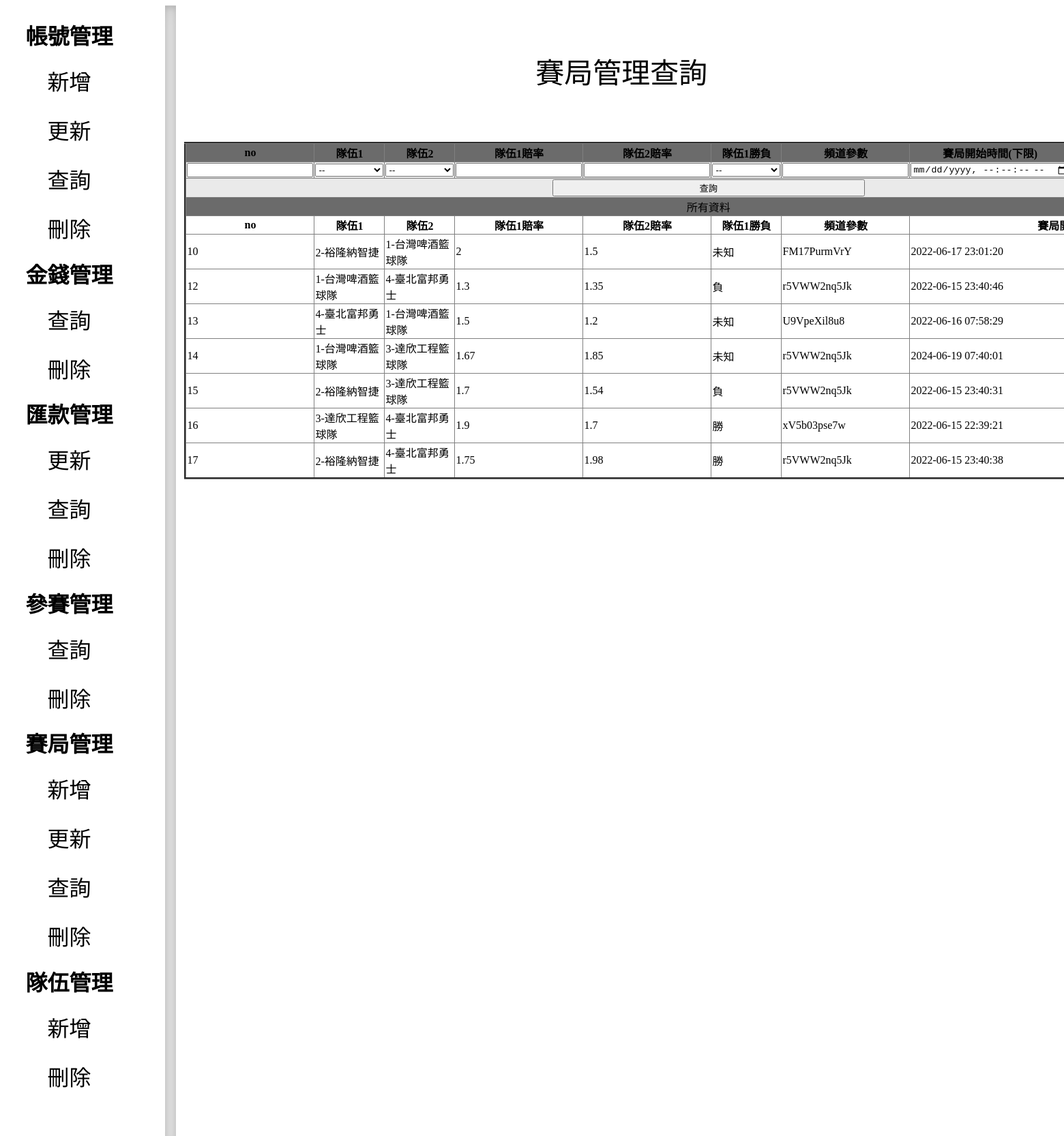
The app's page /BetCoin/backstage/game/gameSearch.php with its own data.
### tables this page shows
CREATE TABLE `game` (
  `no` int(11) NOT NULL,
  `t1No` int(11) NOT NULL,
  `t2No` int(11) NOT NULL,
  `team1Odds` double NOT NULL,
  `team2Odds` double NOT NULL,
  `outcome` varchar(50) NOT NULL,
  `channelParameter` varchar(50) NOT NULL,
  `gameStartTime` datetime NOT NULL DEFAULT current_timestamp() ON UPDATE current_timestamp()
);

CREATE TABLE `team` (
  `no` int(11) NOT NULL,
  `teamName` varchar(50) NOT NULL,
  `icon` varchar(50) NOT NULL
);

### BetCoin/backstage/game/gameSearch.php (the view, shortened to what this page needs)
<?php
    require("../LinkToSQL.php");
?>
<html>
        <link href="../css/backStage.css?version=1" rel="stylesheet" type="text/css">
    <body>
        <div class="navbar">
        <div class="bar"></div>
        <div class="titleText"><h1>帳號管理</h1></div>
                <center>
                    <div class="shape-ex4"><p><a class="link" href="../user/userInsert.php">新增</a></p></div>
                    <div class="shape-ex4"><p><a class="link" href="../user/userUpdate.php">更新</a></p></div>
                    <div class="shape-ex4"><p><a class="link" href="../user/userSearch.php">查詢</a></p></div>
                    <div class="shape-ex4"><p><a class="link" href="../user/userDelete.php">刪除</a></p></div>
                </center>
            <div class="titleText"><h1>金錢管理</h1></div>
                <center>
                    <div class="shape-ex4"><p><a class="link" href="../money/moneySearch.php">查詢</a></p></div>
                    <div class="shape-ex4"><p><a class="link" href="../money/moneyDelete.php">刪除</a></p></div>
                </center>
            <div class="titleText"><h1>匯款管理</h1></div>
                <center>
                    <div class="shape-ex4"><p><a class="link" href="../moneyTransfer/moneyTransferUpdate.php">更新</a></p></div>
                    <div class="shape-ex4"><p><a class="link" href="../moneyTransfer/moneyTransferSearch.php">查詢</a></p></div>
                    <div class="shape-ex4"><p><a class="link" href="../moneyTransfer/moneyTransferDelete.php">刪除</a></p></div>
                </center>
            <div class="titleText"><h1>參賽管理</h1></div>
                <center>
                    <div class="shape-ex4"><p><a class="link" href="../userGame/userGameSearch.php">查詢</a></p></div>
                    <div class="shape-ex4"><p><a class="link" href="../userGame/userGameDelete.php">刪除</a></p></div>
                </center>
            <div class="titleText"><h1>賽局管理</h1></div>
                <center>
                    <div class="shape-ex4"><p><a class="link" href="gameInsert.php">新增</a></p></div>
                    <div class="shape-ex4"><p><a class="link" href="gameUpdate.php">更新</a></p></div>
                    <div class="shape-ex4"><p><a class="link" href="gameSearch.php">查詢</a></p></div>
                    <div class="shape-ex4"><p><a class="link" href="gameDelete.php">刪除</a></p></div>
                </center>
            <div class="titleText"><h1>隊伍管理</h1></div>
                <center>
                    <div class="shape-ex4"><p><a class="link" href="../team/teamInsert.php">新增</a></p></div>
                    <div class="shape-ex4"><p><a class="link" href="../team/teamDelete.php">刪除</a></p></div>
                </center>
        </div>
        <div class="content" style="font-size:42px; width:83%;">
        <center>
        賽局管理查詢</br>
            <?php
            if(isset($_POST["search"])){
                if($_POST["no"]==null){
                    $no="WHERE no like '%'";
                }else{
                    $no="WHERE no=".$_POST["no"]."";
                }
                $t1No=sqlFormat($_POST["t1No"],"t1No","num");
                $t2No=sqlFormat($_POST["t2No"],"t2No","num");
                $team1Odds=sqlFormat($_POST["team1Odds"],"team1Odds","num");
                $team2Odds=sqlFormat($_POST["team2Odds"],"team2Odds","num");
                $outcome=sqlFormat($_POST["outcome"],"outcome","String");
                $channelParameter=sqlFormat($_POST["channelParameter"],"channelParameter","String");
                $gameStartTime=sqlFormatDatetime($_POST["gameStartTimeLowerLimit"],$_POST["gameStartTimeUpperLimit"],"gameStartTime");
                $SQLSearch="SELECT * FROM game $no $t1No $t2No $team1Odds $team2Odds $outcome $channelParameter $gameStartTime";
                $searchResult=mysqli_query($LinkToSQL,$SQLSearch);
                if($searchResult){
                    echo "<table border='3px' style='border-collapse:collapse; width:90%;'>";
                    ?>
                    <tr class="tableTitle" style="background-color:#6B6B6B;">
                        <th>no</th><th>隊伍1</th><th>隊伍2</th><th>隊伍1賠率</th><th>隊伍2賠率</th><th>隊伍1勝負</th><th>頻道參數</th><th>賽局開始時間(下限)</th><th>賽局開始時間(上限)</th>
                    </tr>
                    </tr>
                    <form action="gameSearch.php" method="post" enctype="multipart/form-data">
                    <tr style="background-color:#EAEAEA;">
                        <td><input type="text" name="no" ></td>
                        <td style="min-width:100px;">
                            <select id="t1No" name="t1No" style="width:100%;">
                                <option value="">--</option>
                                <?php
                                    $SQL="SELECT * FROM team";
                                    $result=mysqli_query($LinkToSQL,$SQL);
                                    while($row=mysqli_fetch_assoc($result)){
                                        echo "<option value='".$row["no"]."'>".$row["no"]."-".$row["teamName"]."</option>";
                                    }
                                ?>
                            </select>
                        </td>
                        <td style="min-width:100px;">
                            <select id="t2No" name="t2No" style="width:100%;">
                                <option value="">--</option>
                                <?php
                                    $SQL="SELECT * FROM team";
                                    $result=mysqli_query($LinkToSQL,$SQL);
                                    while($row=mysqli_fetch_assoc($result)){
                                        echo "<option value='".$row["no"]."'>".$row["no"]."-".$row["teamName"]."</option>";
                                    }
                                ?>
                            </select>
                        </td>
                        <td><input type="text" name="team1Odds" ></td>
                        <td><input type="text" name="team2Odds" ></td>
                        <td style="min-width:100px;">
                            <select id="outcome" name="outcome" style="width:100%;">
                                <option value="">--</option>
                                <option value="未知">未知</option>
                                <option value="勝">勝</option>
                                <option value="負">負</option>
                            </select>
                        </td>
                        <td><input type="text" name="channelParameter"></td>
                        <td><input type="datetime-local" step="1" name="gameStartTimeLowerLimit"></td>
                        <td><input type="datetime-local" step="1" name="gameStartTimeUpperLimit"></td>
                    </tr>
                    <tr>
                        <td colspan="9" style="text-align:center; background-color:#EAEAEA;"><input type="submit" name="search" value="查詢" style="width:30%;"></td>
                    </tr>
                    </form>
                    <tr>
                        <td colspan="9" style="text-align:center; background-color:#6B6B6B;">所有資料</td>
                    </tr>
                    <tr>
                       <th>no</th><th>隊伍1</th><th>隊伍2</th><th>隊伍1賠率</th><th>隊伍2賠率</th><th>隊伍1勝負</th><th>頻道參數</th><th colspan="2">賽局開始時間</th>
                    </tr>
                    <?php
                    while($row=mysqli_fetch_assoc($searchResult)){
                        $SQLTeam1="SELECT * FROM team WHERE no=".$row["t1No"];
                        $resultTeam1=mysqli_query($LinkToSQL,$SQLTeam1);
                        $team1Name=mysqli_fetch_assoc($resultTeam1);
                        $SQLTeam2="SELECT * FROM team WHERE no=".$row["t2No"];
                        $resultTeam2=mysqli_query($LinkToSQL,$SQLTeam2);
                        $team2Name=mysqli_fetch_assoc($resultTeam2);
                        echo "<tr>";
                        echo "<td>".$row["no"]."</td><td>".$row["t1No"]."-".$team1Name["teamName"]."</td><td>".$row["t2No"]."-".$team2Name["teamName"]."</td><td>".$row["team1Odds"]."</td><td>".$row["team2Odds"]."</td><td>".$row["outcome"]."</td><td>".$row["channelParameter"]."</td><td colspan='2'>".$row["gameStartTime"]."</td>";
                        echo "</tr>";
                    }
                    echo "</table>";
                }
            }else{
                ?>
                <form action="gameSearch.php" method="post" enctype="multipart/form-data">
                <table border="3px" style="border-collapse:collapse;">
                    <tr class="tableTitle" style="background-color:#6B6B6B;">
                        <th>no</th><th>隊伍1</th><th>隊伍2</th><th>隊伍1賠率</th><th>隊伍2賠率</th><th>隊伍1勝負</th><th>頻道參數</th><th>賽局開始時間(下限)</th><th>賽局開始時間(上限)</th>
                    </tr>
                    <tr style="background-color:#EAEAEA;">
                        <td><input type="text" name="no" ></td>
                        <td style="min-width:100px;">
                            <select id="t1No" name="t1No" style="width:100%;">
                                <option value="">--</option>
                            </select>
                        </td>
                        <td style="min-width:100px;">
                            <select id="t2No" name="t2No" style="width:100%;">
                                <option value="">--</option>
                            </select>
                        </td>
                        <td><input type="text" name="team1Odds" ></td>
                        <td><input type="text" name="team2Odds" ></td>
                        <td style="min-width:100px;">
                            <select id="outcome" name="outcome" style="width:100%;">
                                <option value="">--</option>
                            </select>
                        </td>
                        <td><input type="text" name="channelParameter"></td>
                        <td><input type="datetime-local" step="1" name="gameStartTimeLowerLimit"></td>
                    </tr>
                    <tr>
                        <td colspan="9" style="text-align:center; background-color:#EAEAEA;"><input type="submit" name="search" value="查詢" style="width:30%;"></td>
                    </tr>
                    <tr>
                        <td colspan="9" style="text-align:center; background-color:#6B6B6B;">所有資料</td>
                    </tr>
                    <tr>
                        <th>no</th><th>隊伍1</th><th>隊伍2</th><th>隊伍1賠率</th><th>隊伍2賠率</th><th>隊伍1勝負</th><th>頻道參數</th><th colspan="2">賽局開始時間</th>
                    </tr>
                </form>
                    <?php
                    $SQL="SELECT * FROM game";
                    $result=mysqli_query($LinkToSQL,$SQL);
                    if($result){
                        while($row=mysqli_fetch_assoc($result)){
                            $SQLTeam1="SELECT * FROM team WHERE no=".$row["t1No"];
                            $resultTeam1=mysqli_query($LinkToSQL,$SQLTeam1);
                            $team1Name=mysqli_fetch_assoc($resultTeam1);
                            $SQLTeam2="SELECT * FROM team WHERE no=".$row["t2No"];
                            $resultTeam2=mysqli_query($LinkToSQL,$SQLTeam2);
                            $team2Name=mysqli_fetch_assoc($resultTeam2);
                            echo "<tr>";
                            echo "<td>".$row["no"]."</td><td>".$row["t1No"]."-".$team1Name["teamName"]."</td>
                            <td>".$row["t2No"]."-".$team2Name["teamName"]."</td><td>".$row["team1Odds"]."</td><td>".$row["team2Odds"]."</td>
                            <td>".$row["outcome"]."</td><td>".$row["channelParameter"]."</td><td colspan='2'>".$row["gameStartTime"]."</td>";
                            echo "</tr>";
                        }
                    }
                    ?>
                <?php
            }
            ?>
        </center>
        </div>
    </body>
</html>

### BetCoin/backstage/css/backStage.css (style rules this page uses)
body { height: 100%; }
.navbar { background-color:#ffffff; width:12%; height:100%; text-align:center; line-height:400px; float:left; position:absolute; }
.link { text-decoration: none; color: inherit; }
.bar { width:1%; min-height: 100% ; height:100%; background-color: rgba(0, 0, 0, .1); border: solid rgba(0, 0, 0, .15); border-width: 1px 0; box-shadow: inset 0 .5em 1.5em rgba(0, 0, 0, .1), inset 0 .125em .5em rgba(0, 0, 0, .15); float:right; margin-left: 15%; position:fixed; }
.content { background-color:rgb(255, 255, 255); width:83%; height:100%; text-align:center; line-height:25vh; float:right; }
.titleText { width: 100%; min-width: max-content; height: 40px; position: relative ; top:-175; }
.shape-ex4 { width: 100%; height: 40px; display: block; text-align: center; cursor: pointer; line-height: 40px; font-size: 2em; color: #000; background-color: transparent; position: relative; transition: all .3s linear; }
.shape-ex4 > p { position: relative; z-index: 1; }
.shape-ex4::before { content: ""; width: 0%; height: 100%; display: block; background-color: rgb(80, 80, 80); position: absolute; top: 0; right: 0; transition: all .3s ease; }

### records on screen
game: no "10", t1No "2", t1No.teamName "裕隆納智捷", t2No "1", t2No.teamName "台灣啤酒籃球隊", team1Odds "2", team2Odds "1.5", outcome "未知", channelParameter "FM17PurmVrY", gameStartTime "2022-06-17 23:01:20"
game: no "12", t1No "1", t1No.teamName "台灣啤酒籃球隊", t2No "4", t2No.teamName "臺北富邦勇士", team1Odds "1.3", team2Odds "1.35", outcome "負", channelParameter "r5VWW2nq5Jk", gameStartTime "2022-06-15 23:40:46"
game: no "13", t1No "4", t1No.teamName "臺北富邦勇士", t2No "1", t2No.teamName "台灣啤酒籃球隊", team1Odds "1.5", team2Odds "1.2", outcome "未知", channelParameter "U9VpeXil8u8", gameStartTime "2022-06-16 07:58:29"
game: no "14", t1No "1", t1No.teamName "台灣啤酒籃球隊", t2No "3", t2No.teamName "達欣工程籃球隊", team1Odds "1.67", team2Odds "1.85", outcome "未知", channelParameter "r5VWW2nq5Jk", gameStartTime "2024-06-19 07:40:01"
game: no "15", t1No "2", t1No.teamName "裕隆納智捷", t2No "3", t2No.teamName "達欣工程籃球隊", team1Odds "1.7", team2Odds "1.54", outcome "負", channelParameter "r5VWW2nq5Jk", gameStartTime "2022-06-15 23:40:31"
game: no "16", t1No "3", t1No.teamName "達欣工程籃球隊", t2No "4", t2No.teamName "臺北富邦勇士", team1Odds "1.9", team2Odds "1.7", outcome "勝", channelParameter "xV5b03pse7w", gameStartTime "2022-06-15 22:39:21"
game: no "17", t1No "2", t1No.teamName "裕隆納智捷", t2No "4", t2No.teamName "臺北富邦勇士", team1Odds "1.75", team2Odds "1.98", outcome "勝", channelParameter "r5VWW2nq5Jk", gameStartTime "2022-06-15 23:40:38"
